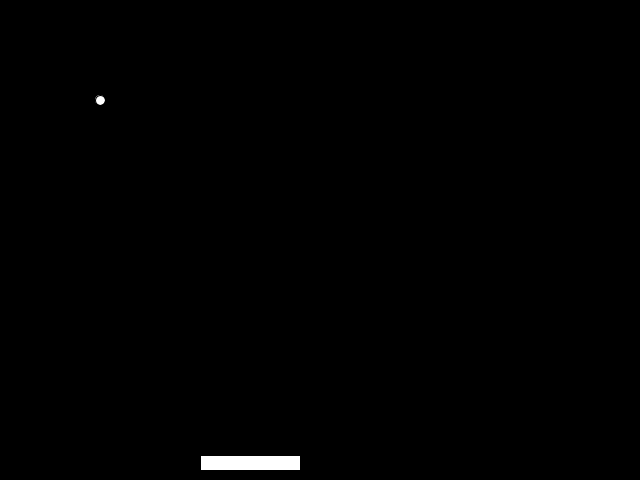
Frame 1 (no input)
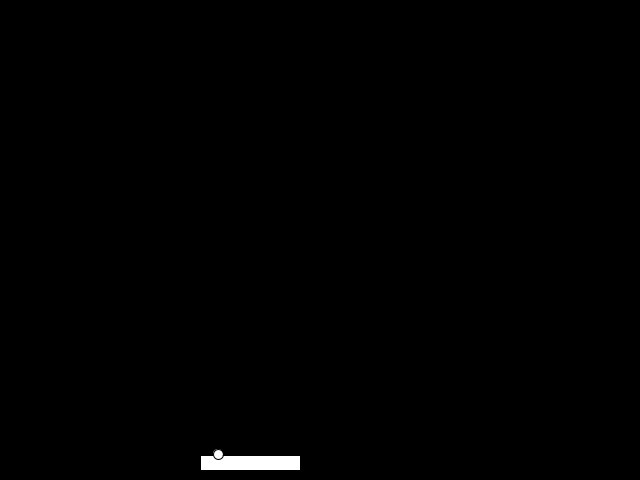
Frame 60 (the mouse pressed at the canvas centre just before this capture)
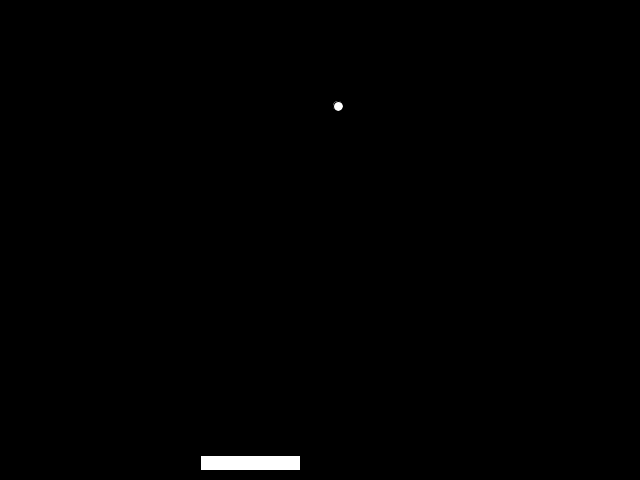
Frame 120 (the mouse held since frame 60 and released just before this capture)

The Processing sketch that drew these frames (run headless with seeded random() and noise(); from frame 60 on, the mouse is pressed at the canvas centre):

// Processing sketch: raquette
// ── raquette.pde



void setup() {
  size(640, 480);
}

float x = 100;
float y = 100;

float vx = 2;
float vy = 6;

float raquetteLift = 10;
float raquetteWidth = 100;
float raquetteHeight = 15;
float raquetteX = 200;
float raquetteVitesse = 0;

boolean gameOver = false;

void draw() {
  if (gameOver) {
    background(255, 0, 0);
    return;
  }
  
  background(0);
  

  raquetteX = raquetteX + raquetteVitesse;
  rect(raquetteX, height - raquetteLift - raquetteHeight, raquetteWidth, raquetteHeight);

  checkCollision();
  
  checkBoundaries();
  ellipse(x, y, 10, 10);

  x = x + vx;
  y = y + vy;
}


void checkCollision() {
  if (y < (height - raquetteLift - raquetteHeight)) {
     // c'est bon, la balle est loin
     return;
  }
  
  if (x > raquetteX && (x < raquetteX + raquetteWidth)) {
    vy = -vy;
    return;
  }
  
  gameOver = true;
}

void keyPressed() {
  if (keyCode == LEFT)
    raquetteVitesse = -10;
  else if (keyCode == RIGHT)
    raquetteVitesse = 10;
    
}

void keyReleased() {
  raquetteVitesse = 0;
}


void checkBoundaries() {
  
  if (x < 0) {
    vx = -vx;
    x = -x;
  } else if (x > width) {
    vx = - vx;
    x = (2 * width) - x;
  }
  if (y < 0) {
    vy = -vy;
    y = -y;
  } else if (y > height) {
    vy = - vy;
    y = (2 * height) - y;
  }
  
}
